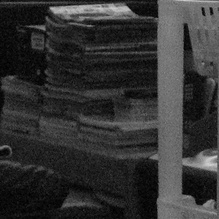
#> input picture tp2-en/traitement-images/ressources-tp2/05-image-bruitee.jpg, 219 x 219 px, shrunk from 480 x 480 before the run
$ python 04_local_equalization.py
#> lines starting #> are read from the running program, lines starting #| are printed output that depends on the picture
### tp2-en/traitement-images/tp2/tp2_support.py
from pathlib import Path

import matplotlib.pyplot as plt
import numpy as np
from PIL import Image


SCRIPT_DIR = Path(__file__).resolve().parent
STUDENT_ROOT = SCRIPT_DIR.parent
RESOURCE_DIR = STUDENT_ROOT / f"ressources-{SCRIPT_DIR.name}"
if not RESOURCE_DIR.exists():
    RESOURCE_DIR = STUDENT_ROOT / "ressources"
RESULTS_DIR = SCRIPT_DIR / "resultats"


def load_gray(filename):
    """Load a teaching image as grayscale values in [0, 1]."""
#> called with filename = '05-image-bruitee.jpg'
    path = RESOURCE_DIR / filename
    if not path.exists():
        raise FileNotFoundError(f"Missing image resource: {path}")
    with Image.open(path) as source:
#> source is the input picture: PIL image 219x219 L; min 0, max 206, mean 50.5
        image = np.asarray(source.convert("L"), dtype=np.float32) / 255.0
    return image


def histogram_data(image, bins=64):
    """Compute bin proportions, centers, and cumulative proportions."""
    counts, edges = np.histogram(image.ravel(), bins=bins, range=(0.0, 1.0))
    probability = counts / counts.sum()
    centers = (edges[:-1] + edges[1:]) / 2
    return probability, centers, np.cumsum(probability)


def add_histogram(axis, image, bins=64, label=None, color=None):
    probability, centers, _ = histogram_data(image, bins=bins)
    axis.step(centers, probability, where="mid", label=label, color=color)
    axis.set(xlim=(0, 1), xlabel="Gray level", ylabel="Fraction of pixels")
    axis.grid(alpha=0.2)


# [38 lines left out: functions add_cumulative_distribution, plot_histogram_data, plot_cumulative_data, compare_images_and_histograms, not called in this run]


def save_figure(fig, filename):
    RESULTS_DIR.mkdir(parents=True, exist_ok=True)
    path = RESULTS_DIR / filename
    fig.savefig(path, dpi=160, bbox_inches="tight")
    print(f"Saved figure: {path}")
    plt.show()


# [31 lines left out: functions print_stats, load_rgb, compare_rgb_cases, not called in this run]

### tp2-en/traitement-images/tp2/04_local_equalization.py
"""Compare global and local contrast on a house and a noisy image."""

import matplotlib.pyplot as plt
from skimage import exposure

from tp2_support import add_histogram, load_gray, save_figure

# Both limits are compared in the same figure.
CLIP_LIMITS = (0.01, 0.04)
TILE_SIZE = 64

# Study the house first, then the noisy image.
IMAGE_FILE = "05-image-bruitee.jpg"
# IMAGE_FILE = "05-image-bruitee.jpg"
image = load_gray(IMAGE_FILE)
global_equalized = exposure.equalize_hist(image, nbins=256)
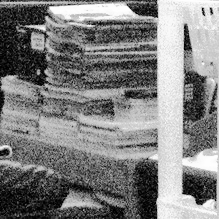
#> global_equalized: shape (219, 219) float32; min 0.000605, max 1, mean 0.504
local_results = [
    exposure.equalize_adapthist(image, kernel_size=TILE_SIZE, clip_limit=limit, nbins=256)
    for limit in CLIP_LIMITS
]
#> local_results = 2 items

cases = [("Original", image), ("Global equalization", global_equalized)]
cases.extend((f"CLAHE - clip={limit:g}", result) for limit, result in zip(CLIP_LIMITS, local_results))

fig, axes = plt.subplots(2, 4, figsize=(15, 7))
for column, (label, result) in enumerate(cases):
    axes[0, column].imshow(result, cmap="gray", vmin=0, vmax=1)
    axes[0, column].set_title(label)
    axes[0, column].axis("off")
    add_histogram(axes[1, column], result, bins=64)
    axes[1, column].set_title("Global histogram")
#> this loop made 4 passes
#> label on passes 1 to 4: 'Original', 'Global equalization', 'CLAHE - clip=0.01', 'CLAHE - clip=0.04'

fig.suptitle(f"Global equalization and CLAHE - tile size: {TILE_SIZE}", fontsize=15)
fig.tight_layout()
save_figure(fig, f"04-contraste-local-{IMAGE_FILE.rsplit('.', 1)[0]}.png")
#> in save_figure, `fig.savefig(path, dpi=160, bbox_inches="tight")`:
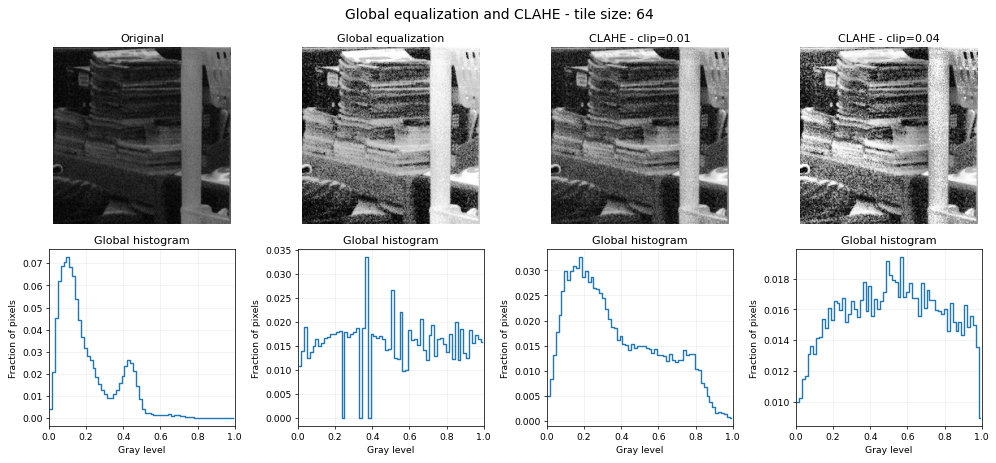
#> figure drawn by matplotlib, 8 panels; panel 5: curve peaks at x = 0.102, y = 0.0729; panel 6: curve peaks at x = 0.367, y = 0.0335; panel 7: curve peaks at x = 0.18, y = 0.0327; panel 8: curve peaks at x = 0.57, y = 0.0194

$ run again, with tp2-en/traitement-images/ressources-tp2/08-balles-rgb.jpg copied over tp2-en/traitement-images/ressources-tp2/05-image-bruitee.jpg
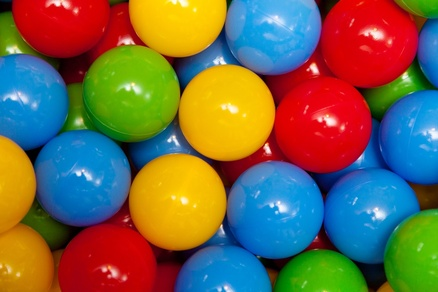
#> input picture tp2-en/traitement-images/ressources-tp2/08-balles-rgb.jpg, 438 x 292 px, shrunk from 960 x 640 before the run
#> in load_gray, source is the input picture: PIL image 438x292 RGB; mean R, G, B 113.6, 102.2, 75.5
#> in load_gray, `image = np.asarray(source.convert("L"), dtype=np.float32) / 255.0`:
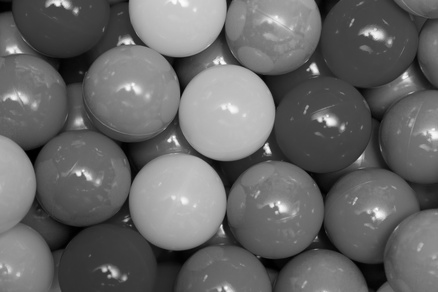
#> image: shape (292, 438) float32; min 0, max 0.988, mean 0.402
#> `global_equalized = exposure.equalize_hist(image, nbins=256)`:
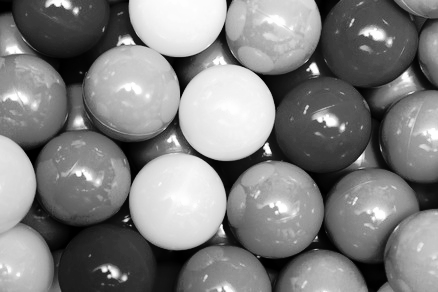
#> global_equalized: shape (292, 438) float32; min 0.000313, max 1, mean 0.503
#> local_results = 2 items
#> the loop `for column, (label, result) in enumerate(cases):` made 4 passes
#> label on passes 1 to 4: 'Original', 'Global equalization', 'CLAHE - clip=0.01', 'CLAHE - clip=0.04'

$ run again, with tp2-en/traitement-images/ressources-tp2/03-maison-reference.png saved as tp2-en/traitement-images/ressources-tp2/05-image-bruitee.jpg
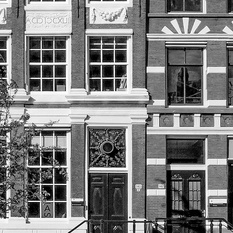
#> input picture tp2-en/traitement-images/ressources-tp2/03-maison-reference.png, 233 x 233 px, shrunk from 512 x 512 before the run
#> in load_gray, source is the input picture: PIL image 233x233 L; min 0, max 255, mean 123.2
#> `global_equalized = exposure.equalize_hist(image, nbins=256)`:
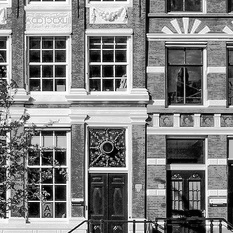
#> global_equalized: shape (233, 233) float32; min 0.00892, max 1, mean 0.503
#> local_results = 2 items
#> the loop `for column, (label, result) in enumerate(cases):` made 4 passes
#> label on passes 1 to 4: 'Original', 'Global equalization', 'CLAHE - clip=0.01', 'CLAHE - clip=0.04'
